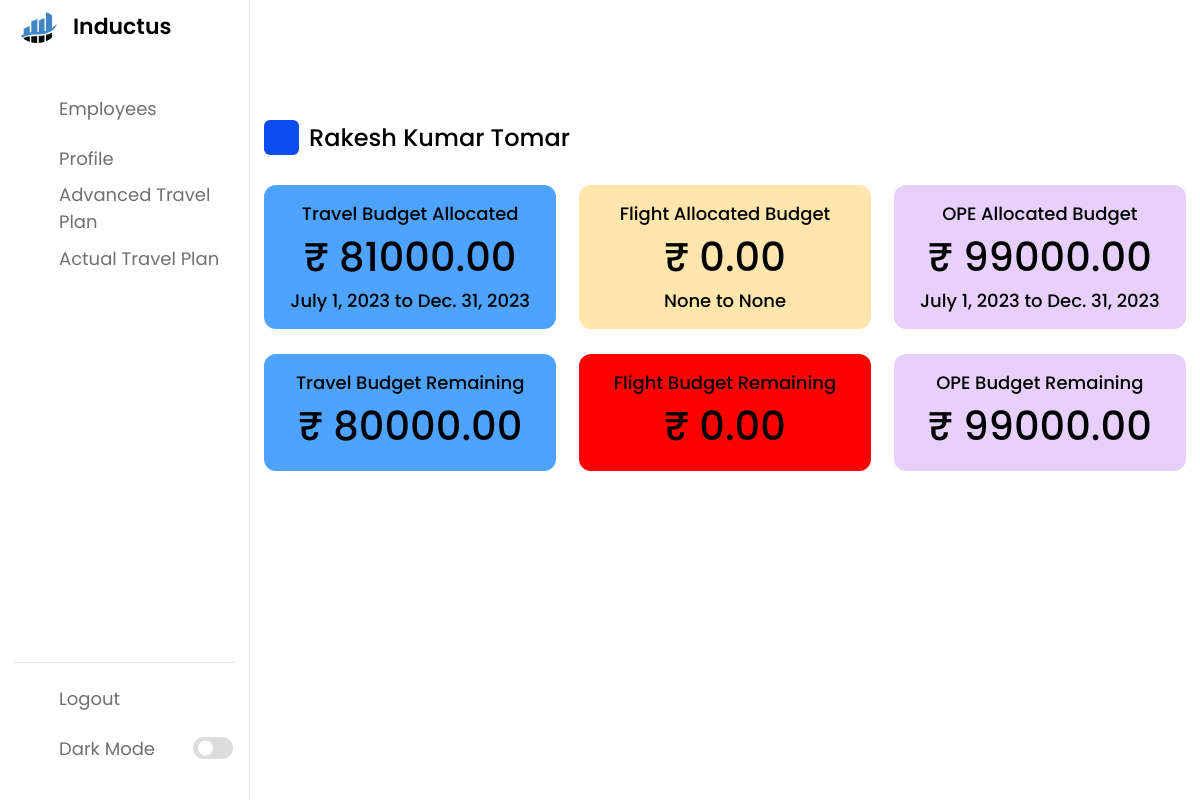
Page /employee/8e915737-0f17-4c5e-8c2e-25e78bd7276c/ (signed in) on the earlier database version.
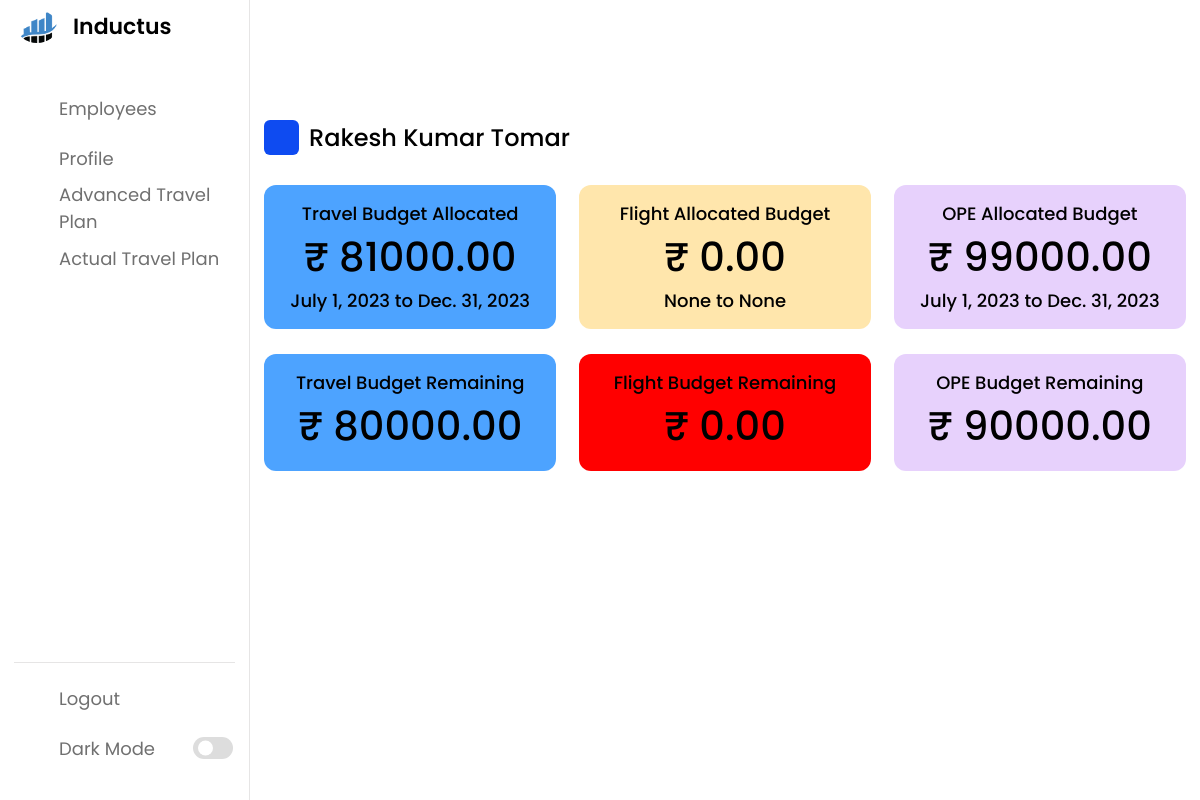
Same page on the later database version.
### base/models.py (models this page shows)
class OPEBudget(models.Model):
    uuid = models.UUIDField(default = uuid.uuid4,primary_key=True,editable=False)
    employee = models.ForeignKey(Employee,on_delete=models.CASCADE, null = True)
    allocated_budget = models.DecimalField(decimal_places=2,default = 0,max_digits = 10)
    from_date = models.DateField(null = True)
    to_date = models.DateField(null = True)
    remaining_budget = models.DecimalField(decimal_places=2,default = 0,max_digits = 10)

### base/views.py (the view)
# urls.py: path('employee/<str:pk>/',EmployeeProfileView,name = "employee"),
@login_required(login_url='login')
def EmployeeProfileView(request, pk):
    try:
        employee = Employee.objects.get(uuid=pk)
        flight_budget, _ = FlightBudget.objects.get_or_create(employee=employee)
        travel_budget, _ = TravelBudget.objects.get_or_create(employee=employee)
        ope_budget, _ = OPEBudget.objects.get_or_create(employee=employee)
        remaining_budget_flight = float(flight_budget.allocated_budget) * 0.2
        remaining_budget_travel = float(travel_budget.allocated_budget) * 0.2
        remaining_budget_ope = float(ope_budget.allocated_budget) * 0.2
    except Employee.DoesNotExist:
        employee = None
        remaining_budget_flight = 0
        remaining_budget_travel = 0
        remaining_budget_ope = 0
    context = {
        'employee': employee,
        'flight_budget': flight_budget,
        'travel_budget': travel_budget,
        'ope_budget': ope_budget,
        'remaining_budget_flight': remaining_budget_flight,
        'remaining_budget_travel': remaining_budget_travel,
        'remaining_budget_ope': remaining_budget_ope,
    }
    return render(request, "profile.html", context)

### base/templates/profile.html (shortened to what the changed rows need)
{% load static %}
<!DOCTYPE html>
<html lang="en">
<head>
    <link rel="stylesheet" href="{% static 'style.css' %}">
    <link rel="stylesheet" href="https://unicons.iconscout.com/release/v4.0.0/css/line.css">
</head>
<body>
    <section class="dashboard">
        <div class="dash-content">
            <div class="overview">
                <div class="activity">
                    <div class="boxes">
                        <div class="box box3">
                            <span class="text">OPE Allocated Budget</span>
                            {% if ope_budget == 0  %}
                            <span class="number">₹ 0</span>
                            {% else %}
                            <span class="number">₹ {{ope_budget.allocated_budget}}</span>
                            <span class="text">{{ope_budget.from_date}} to {{ope_budget.to_date}}</span>
                            {% endif %}
                        </div>
                    </div>
<br>
                    <div class="boxes">
                        {% if ope_budget.remaining_budget <= remaining_budget_ope %}
                        <div class="box box3" style="background-color: red;">
                            <i class="uil uil-money-bill"></i>
                            <span class="text">OPE Budget Remaining</span>
                            {% if ope_budget == 0  %}
                            <span class="number">₹ 0</span>
                            {% else %}
                            <span class="number">₹ {{ope_budget.remaining_budget}}</span>
                            {% endif %}
                        </div>
                        {% else %}
                        <div class="box box3">
                            <span class="text">OPE Budget  Remaining</span>
                            {% if ope_budget == 0  %}
                            <span class="number">₹ 0</span>
                            {% else %}
                            <span class="number">₹ {{ope_budget.remaining_budget}}</span>
                            {% endif %}
                        </div>
                       {% endif %}
                        </div>
                    </div>
                    </div>
                    </div>
    </section>
</body>
</html>

Differences in the rows shown:
changed OPEBudget: remaining_budget "99000.00" → "90000.00"
